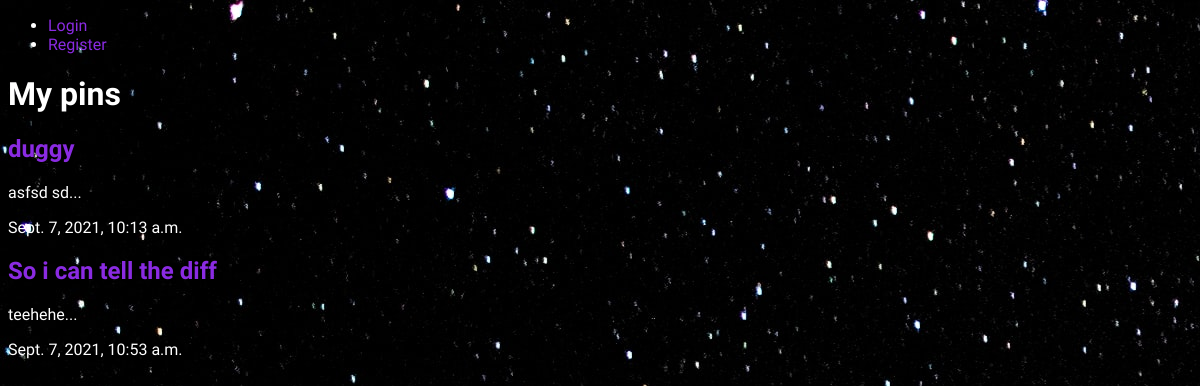
Before: / with the older database file.
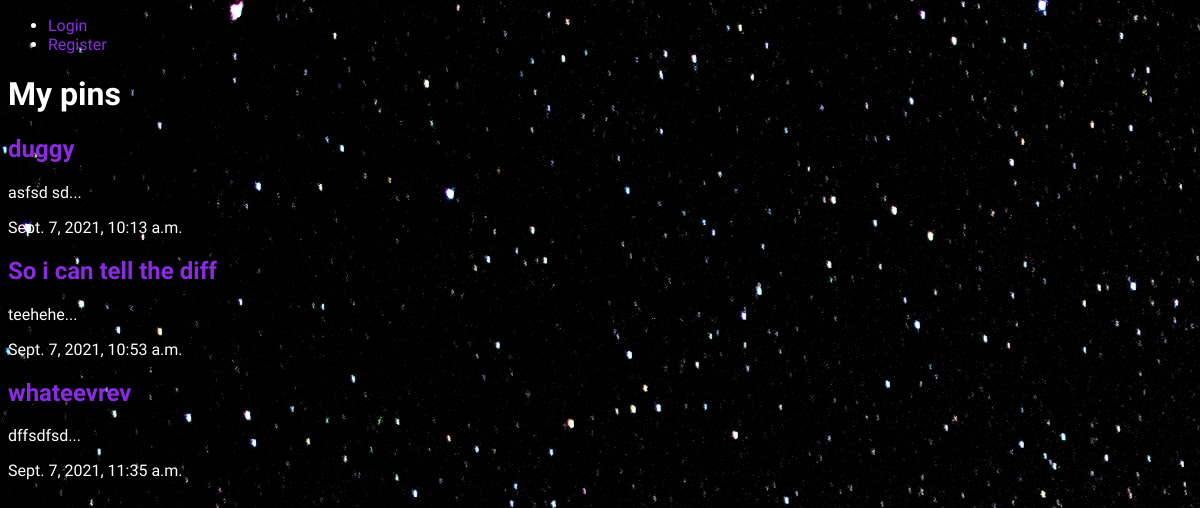
After: the same page with the newer database file.
### pins/models.py (models this page shows, shortened)
class Pins(models.Model):
    pin_id = models.BigAutoField(primary_key=True)
    name = models.CharField(max_length=100, blank=False)
    slug = models.SlugField(max_length=100)
    tags = TaggableManager()
    pin = models.TextField()
    notes = models.TextField()
    date_created = models.DateTimeField(auto_now_add=True)
    user_id = models.ForeignKey(User, on_delete=models.CASCADE, blank=True)
    class Meta:
        verbose_name_plural = "Pins"
    def snippet(self):
        return self.pin[:50] + '...'

### pins/views.py (the view)
# urls.py: path('', include('pins.urls'))
def pins(request):
    pins = Pins.objects.all().order_by('date_created')
    return render(request, 'pins/pins.html', { 'pins': pins })

### pins/templates/pins/pins.html
{% extends 'pins/base.html' %}
{% block content %}
    <h1>My pins</h1>
    <div class="pins">
    {% for pin in pins %}
        <div class="pin">
            <h2><a href="{% url 'pins:pin_detail' slug=pin.slug %}">{{pin.name}}</a></h2>
            <p>{{ pin.snippet }}</p>
            <p>{{ pin.date_created }}</p>
        </div>
    {% endfor %}
    </div>
{% endblock content %}

Changed rows visible on the page:
added Pins: name "whateevrev", snippet "dffsdfsd...", date_created "Sept. 7, 2021, 11:35 a.m."
